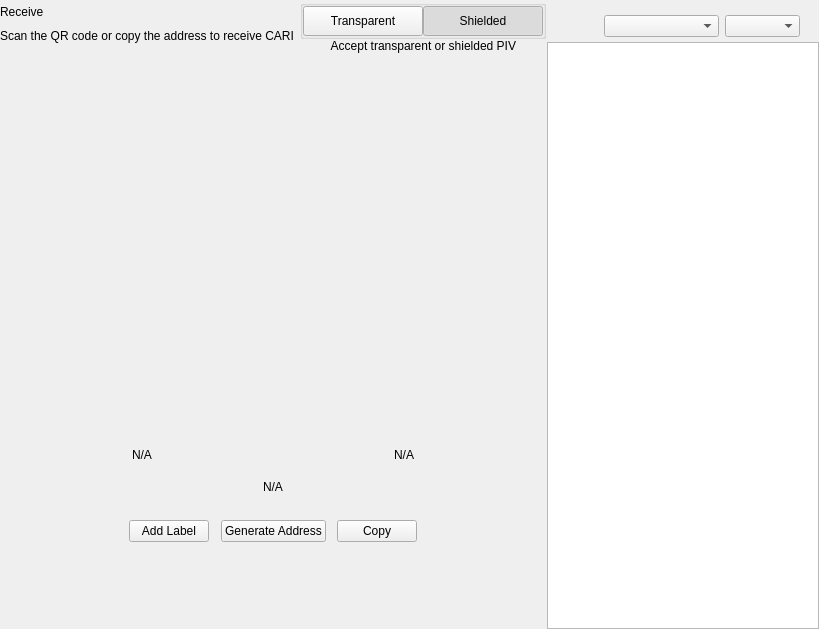
<?xml version="1.0" encoding="UTF-8"?>
<ui version="4.0">
 <class>ReceiveWidget</class>
 <widget class="QWidget" name="ReceiveWidget">
  <property name="geometry">
   <rect>
    <x>0</x>
    <y>0</y>
    <width>819</width>
    <height>629</height>
   </rect>
  </property>
  <property name="minimumSize">
   <size>
    <width>0</width>
    <height>0</height>
   </size>
  </property>
  <property name="windowTitle">
   <string>Form</string>
  </property>
  <layout class="QHBoxLayout" name="horizontalLayout_2" stretch="2,1">
   <property name="spacing">
    <number>0</number>
   </property>
   <property name="leftMargin">
    <number>0</number>
   </property>
   <property name="topMargin">
    <number>0</number>
   </property>
   <property name="rightMargin">
    <number>0</number>
   </property>
   <property name="bottomMargin">
    <number>0</number>
   </property>
   <item>
    <widget class="QWidget" name="left" native="true">
     <layout class="QVBoxLayout" name="verticalLayout_3">
      <property name="leftMargin">
       <number>0</number>
      </property>
      <property name="topMargin">
       <number>0</number>
      </property>
      <property name="rightMargin">
       <number>0</number>
      </property>
      <property name="bottomMargin">
       <number>0</number>
      </property>
      <item>
       <layout class="QVBoxLayout" name="verticalLayout_2">
        <property name="spacing">
         <number>0</number>
        </property>
        <property name="leftMargin">
         <number>0</number>
        </property>
        <item>
         <layout class="QHBoxLayout" name="horizontalLayout_3">
          <property name="spacing">
           <number>0</number>
          </property>
          <item>
           <layout class="QVBoxLayout" name="verticalLayout_4">
            <property name="spacing">
             <number>5</number>
            </property>
            <item>
             <widget class="QLabel" name="labelTitle">
              <property name="text">
               <string>Receive</string>
              </property>
             </widget>
            </item>
            <item alignment="Qt::AlignTop">
             <widget class="QLabel" name="labelSubtitle1">
              <property name="text">
               <string>Scan the QR code or copy the address to receive CARI</string>
              </property>
             </widget>
            </item>
           </layout>
          </item>
          <item>
           <spacer name="horizontalSpacer">
            <property name="orientation">
             <enum>Qt::Horizontal</enum>
            </property>
            <property name="sizeHint" stdset="0">
             <size>
              <width>40</width>
              <height>20</height>
             </size>
            </property>
           </spacer>
          </item>
          <item>
           <widget class="QWidget" name="containerViewPrivacyChecks" native="true">
            <layout class="QVBoxLayout" name="containerPrivacyChecks">
             <property name="spacing">
              <number>0</number>
             </property>
             <property name="leftMargin">
              <number>0</number>
             </property>
             <property name="topMargin">
              <number>0</number>
             </property>
             <property name="rightMargin">
              <number>0</number>
             </property>
             <property name="bottomMargin">
              <number>0</number>
             </property>
             <item alignment="Qt::AlignHCenter|Qt::AlignVCenter">
              <widget class="QGroupBox" name="groupBox">
               <property name="title">
                <string/>
               </property>
               <layout class="QHBoxLayout" name="horizontalLayout_2_1">
                <property name="spacing">
                 <number>0</number>
                </property>
                <property name="leftMargin">
                 <number>0</number>
                </property>
                <property name="topMargin">
                 <number>0</number>
                </property>
                <property name="rightMargin">
                 <number>0</number>
                </property>
                <property name="bottomMargin">
                 <number>0</number>
                </property>
                <item>
                 <widget class="QPushButton" name="pushLeft">
                  <property name="minimumSize">
                   <size>
                    <width>120</width>
                    <height>30</height>
                   </size>
                  </property>
                  <property name="maximumSize">
                   <size>
                    <width>120</width>
                    <height>30</height>
                   </size>
                  </property>
                  <property name="focusPolicy">
                   <enum>Qt::NoFocus</enum>
                  </property>
                  <property name="text">
                   <string>Transparent</string>
                  </property>
                  <property name="checkable">
                   <bool>true</bool>
                  </property>
                  <property name="autoExclusive">
                   <bool>true</bool>
                  </property>
                 </widget>
                </item>
                <item>
                 <widget class="QPushButton" name="pushRight">
                  <property name="minimumSize">
                   <size>
                    <width>120</width>
                    <height>30</height>
                   </size>
                  </property>
                  <property name="maximumSize">
                   <size>
                    <width>120</width>
                    <height>30</height>
                   </size>
                  </property>
                  <property name="focusPolicy">
                   <enum>Qt::NoFocus</enum>
                  </property>
                  <property name="text">
                   <string>Shielded</string>
                  </property>
                  <property name="checkable">
                   <bool>true</bool>
                  </property>
                  <property name="checked">
                   <bool>true</bool>
                  </property>
                  <property name="autoExclusive">
                   <bool>true</bool>
                  </property>
                 </widget>
                </item>
               </layout>
              </widget>
             </item>
             <item alignment="Qt::AlignHCenter|Qt::AlignTop">
              <widget class="QLabel" name="labelSubtitle2">
               <property name="text">
                <string>Accept transparent or shielded PIV</string>
               </property>
               <property name="alignment">
                <set>Qt::AlignRight|Qt::AlignTrailing|Qt::AlignVCenter</set>
               </property>
              </widget>
             </item>
            </layout>
           </widget>
          </item>
         </layout>
        </item>
        <item>
         <spacer name="verticalSpacer_2">
          <property name="orientation">
           <enum>Qt::Vertical</enum>
          </property>
          <property name="sizeType">
           <enum>QSizePolicy::Expanding</enum>
          </property>
          <property name="sizeHint" stdset="0">
           <size>
            <width>20</width>
            <height>50</height>
           </size>
          </property>
         </spacer>
        </item>
        <item alignment="Qt::AlignHCenter">
         <widget class="QWidget" name="layoutQR" native="true">
          <property name="maximumSize">
           <size>
            <width>510</width>
            <height>16777215</height>
           </size>
          </property>
          <layout class="QVBoxLayout" name="verticalLayoutQr">
           <item>
            <spacer name="verticalSpacer11">
             <property name="orientation">
              <enum>Qt::Vertical</enum>
             </property>
             <property name="sizeType">
              <enum>QSizePolicy::Fixed</enum>
             </property>
             <property name="sizeHint" stdset="0">
              <size>
               <width>20</width>
               <height>20</height>
              </size>
             </property>
            </spacer>
           </item>
           <item alignment="Qt::AlignHCenter">
            <widget class="QLabel" name="labelQrImg">
             <property name="minimumSize">
              <size>
               <width>260</width>
               <height>260</height>
              </size>
             </property>
             <property name="maximumSize">
              <size>
               <width>260</width>
               <height>260</height>
              </size>
             </property>
             <property name="text">
              <string/>
             </property>
             <property name="alignment">
              <set>Qt::AlignCenter</set>
             </property>
            </widget>
           </item>
           <item>
            <spacer name="verticalSpacer_21">
             <property name="orientation">
              <enum>Qt::Vertical</enum>
             </property>
             <property name="sizeType">
              <enum>QSizePolicy::Fixed</enum>
             </property>
             <property name="sizeHint" stdset="0">
              <size>
               <width>20</width>
               <height>30</height>
              </size>
             </property>
            </spacer>
           </item>
           <item>
            <widget class="QWidget" name="widget" native="true">
             <property name="minimumSize">
              <size>
               <width>0</width>
               <height>0</height>
              </size>
             </property>
             <layout class="QHBoxLayout" name="horizontalLayout_5">
              <item>
               <widget class="QLabel" name="labelLabel">
                <property name="text">
                 <string notr="true">N/A</string>
                </property>
               </widget>
              </item>
              <item>
               <spacer name="horizontalSpacer_2">
                <property name="orientation">
                 <enum>Qt::Horizontal</enum>
                </property>
                <property name="sizeHint" stdset="0">
                 <size>
                  <width>141</width>
                  <height>20</height>
                 </size>
                </property>
               </spacer>
              </item>
              <item>
               <widget class="QLabel" name="labelDate">
                <property name="text">
                 <string notr="true">N/A</string>
                </property>
                <property name="alignment">
                 <set>Qt::AlignRight|Qt::AlignTrailing|Qt::AlignVCenter</set>
                </property>
               </widget>
              </item>
             </layout>
            </widget>
           </item>
           <item>
            <widget class="QLabel" name="labelAddress">
             <property name="sizePolicy">
              <sizepolicy hsizetype="Expanding" vsizetype="Preferred">
               <horstretch>0</horstretch>
               <verstretch>0</verstretch>
              </sizepolicy>
             </property>
             <property name="minimumSize">
              <size>
               <width>300</width>
               <height>0</height>
              </size>
             </property>
             <property name="text">
              <string notr="true">N/A</string>
             </property>
             <property name="alignment">
              <set>Qt::AlignCenter</set>
             </property>
            </widget>
           </item>
           <item>
            <spacer name="verticalSpacer_4">
             <property name="orientation">
              <enum>Qt::Vertical</enum>
             </property>
             <property name="sizeType">
              <enum>QSizePolicy::Fixed</enum>
             </property>
             <property name="sizeHint" stdset="0">
              <size>
               <width>20</width>
               <height>20</height>
              </size>
             </property>
            </spacer>
           </item>
           <item>
            <layout class="QHBoxLayout" name="horizontalLayout_4">
             <item alignment="Qt::AlignHCenter">
              <widget class="QPushButton" name="pushButtonLabel">
               <property name="focusPolicy">
                <enum>Qt::NoFocus</enum>
               </property>
               <property name="text">
                <string>Add Label</string>
               </property>
              </widget>
             </item>
             <item alignment="Qt::AlignHCenter">
              <widget class="QPushButton" name="pushButtonNewAddress">
               <property name="focusPolicy">
                <enum>Qt::NoFocus</enum>
               </property>
               <property name="text">
                <string>Generate Address</string>
               </property>
              </widget>
             </item>
             <item alignment="Qt::AlignHCenter">
              <widget class="QPushButton" name="pushButtonCopy">
               <property name="focusPolicy">
                <enum>Qt::NoFocus</enum>
               </property>
               <property name="text">
                <string>Copy</string>
               </property>
              </widget>
             </item>
            </layout>
           </item>
           <item>
            <spacer name="verticalSpacer_3">
             <property name="orientation">
              <enum>Qt::Vertical</enum>
             </property>
             <property name="sizeType">
              <enum>QSizePolicy::Expanding</enum>
             </property>
             <property name="sizeHint" stdset="0">
              <size>
               <width>20</width>
               <height>20</height>
              </size>
             </property>
            </spacer>
           </item>
          </layout>
         </widget>
        </item>
        <item>
         <spacer name="verticalSpacer">
          <property name="orientation">
           <enum>Qt::Vertical</enum>
          </property>
          <property name="sizeHint" stdset="0">
           <size>
            <width>20</width>
            <height>40</height>
           </size>
          </property>
         </spacer>
        </item>
       </layout>
      </item>
     </layout>
    </widget>
   </item>
   <item>
    <widget class="QWidget" name="right" native="true">
     <layout class="QVBoxLayout" name="verticalLayout_5">
      <property name="spacing">
       <number>0</number>
      </property>
      <property name="leftMargin">
       <number>1</number>
      </property>
      <property name="topMargin">
       <number>0</number>
      </property>
      <property name="rightMargin">
       <number>0</number>
      </property>
      <property name="bottomMargin">
       <number>0</number>
      </property>
      <item>
       <layout class="QVBoxLayout" name="container_right">
        <property name="spacing">
         <number>0</number>
        </property>
        <property name="leftMargin">
         <number>0</number>
        </property>
        <property name="rightMargin">
         <number>0</number>
        </property>
        <item>
         <layout class="QVBoxLayout" name="verticalLayout">
          <property name="spacing">
           <number>6</number>
          </property>
          <property name="leftMargin">
           <number>19</number>
          </property>
          <property name="rightMargin">
           <number>19</number>
          </property>
          <item>
           <widget class="OptionButton" name="btnRequest" native="true"/>
          </item>
          <item>
           <widget class="OptionButton" name="btnMyAddresses" native="true">
            <property name="sizePolicy">
             <sizepolicy hsizetype="Preferred" vsizetype="Minimum">
              <horstretch>0</horstretch>
              <verstretch>0</verstretch>
             </sizepolicy>
            </property>
           </widget>
          </item>
         </layout>
        </item>
        <item>
         <widget class="QWidget" name="sortWidget" native="true">
          <layout class="QHBoxLayout" name="horizontalLayout_6">
           <property name="leftMargin">
            <number>19</number>
           </property>
           <property name="rightMargin">
            <number>19</number>
           </property>
           <property name="bottomMargin">
            <number>5</number>
           </property>
           <item>
            <spacer name="horizontalSpacer_3">
             <property name="orientation">
              <enum>Qt::Horizontal</enum>
             </property>
             <property name="sizeHint" stdset="0">
              <size>
               <width>40</width>
               <height>20</height>
              </size>
             </property>
            </spacer>
           </item>
           <item>
            <widget class="QComboBox" name="comboBoxSort">
             <property name="sizePolicy">
              <sizepolicy hsizetype="Preferred" vsizetype="Fixed">
               <horstretch>0</horstretch>
               <verstretch>0</verstretch>
              </sizepolicy>
             </property>
             <property name="minimumSize">
              <size>
               <width>115</width>
               <height>0</height>
              </size>
             </property>
            </widget>
           </item>
           <item>
            <widget class="QComboBox" name="comboBoxSortOrder">
             <property name="sizePolicy">
              <sizepolicy hsizetype="Preferred" vsizetype="Fixed">
               <horstretch>0</horstretch>
               <verstretch>0</verstretch>
              </sizepolicy>
             </property>
             <property name="minimumSize">
              <size>
               <width>75</width>
               <height>0</height>
              </size>
             </property>
            </widget>
           </item>
          </layout>
         </widget>
        </item>
        <item>
         <widget class="QListView" name="listViewAddress"/>
        </item>
       </layout>
      </item>
     </layout>
    </widget>
   </item>
  </layout>
 </widget>
 <customwidgets>
  <customwidget>
   <class>OptionButton</class>
   <extends>QWidget</extends>
   <header>qt/cari/optionbutton.h</header>
   <container>1</container>
  </customwidget>
 </customwidgets>
 <resources/>
 <connections/>
</ui>
